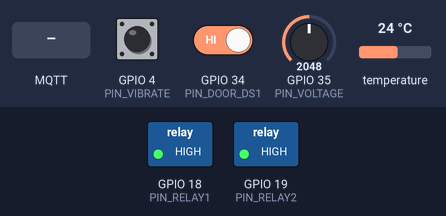
This sketch was run on a simulated ESP32. Shown: switched loads named in the sketch (green lamp = pin HIGH). Inputs (shaded band) come from the test bench; at power-on: GPIO 34 (PIN_DOOR_DS1) HIGH, GPIO 4 (PIN_VIBRATE) HIGH, GPIO 35 (PIN_VOLTAGE) = 2048, temperature 24 °C. WiFi joins after 1.5 s; servers stay silent unless stated; no MQTT or app messages arrive unless stated; what the sketch prints to the serial monitor is not drawn.

Above: at 1.1 s.
At 5.2 s:
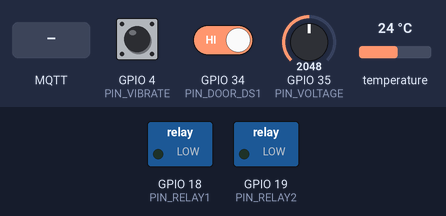
5.3 s: GPIO 34 (PIN_DOOR_DS1) driven LOW
9.3 s: MQTT message "1" arrives on the first subscribed topic
10.8 s: GPIO 4 (PIN_VIBRATE) pulled LOW for 0.15 s
12.4 s: MQTT message "on" arrives on the first subscribed topic
13.9 s: MQTT message "off" arrives on the first subscribed topic
Timing chart, 0 to 16.4 s (numbered marks = the images above; inputs shaded):
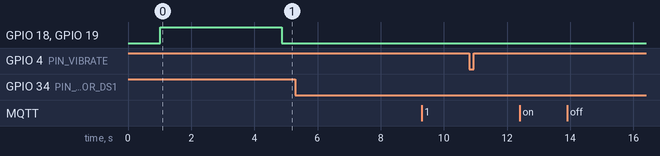

Measured:
- after the input at 5.3 s, every drawn part: stays the same
- after the input at 9.3 s, every drawn part: stays the same
- after the input at 10.8 s, every drawn part: stays the same
- after the input at 12.4 s, every drawn part: stays the same
- after the input at 13.9 s, every drawn part: stays the same

The sketch:

esp32_1_safety.ino
```cpp
/*
 * ================================================================
 * ESP32 #1 — SEC 1 (Safety) + SEC 4 (Appliances)
 * ================================================================
 */

#include <WiFi.h>
#include <WiFiClientSecure.h>
#include <PubSubClient.h>
#include <OneWire.h>
#include <DallasTemperature.h>

// ═══════════════════════════════════════════════════════════════
// CONFIGURATION
// ═══════════════════════════════════════════════════════════════
const char* WIFI_SSID = "YOUR_WIFI_SSID";
const char* WIFI_PASS = "YOUR_WIFI_PASSWORD";

const char* MQTT_HOST = "r6166b11.ala.us-east-1.emqxsl.com";
const int   MQTT_PORT = 8883;
const char* MQTT_USER = "industry";
const char* MQTT_PASS = "industry";
const char* MQTT_CID  = "industry-esp1";

// ═══════════════════════════════════════════════════════════════
// PINS
// ═══════════════════════════════════════════════════════════════
#define PIN_RELAY1      18    // Active LOW
#define PIN_RELAY2      19    // Active LOW
#define PIN_VIBRATE     4     // D4 vibration sensor
#define PIN_DOOR_DS1    34    // Door sensor
#define PIN_ONEWIRE     23    // DS18B20 temperature
#define PIN_VOLTAGE     35    // Voltage fluctuation monitoring

// ═══════════════════════════════════════════════════════════════
// SENSORS
// ═══════════════════════════════════════════════════════════════
OneWire oneWire(PIN_ONEWIRE);
DallasTemperature sensors(&oneWire);

// ═══════════════════════════════════════════════════════════════
// THRESHOLDS
// ═══════════════════════════════════════════════════════════════
#define TEMP_ALERT       55.0
#define TEMP_WARN        45.0
#define PUBLISH_EVERY    3000

// ═══════════════════════════════════════════════════════════════
// STATE
// ═══════════════════════════════════════════════════════════════
WiFiClientSecure wifiSecure;
PubSubClient mqttClient(wifiSecure);

bool relay1State = false;
bool relay2State = false;
bool priorityEnable = false;
bool sec4Enable = false;
bool inSafetyAlert = false;

unsigned long lastPublish = 0;

// ═══════════════════════════════════════════════════════════════
// RELAY CONTROL
// ═══════════════════════════════════════════════════════════════
void setRelay(uint8_t pin, bool on) {
  digitalWrite(pin, on ? LOW : HIGH);
}

// ═══════════════════════════════════════════════════════════════
// SAFETY ALERT SYSTEM
// ═══════════════════════════════════════════════════════════════
void triggerSafetyAlert(const char* reason) {
  if (!inSafetyAlert) {
    inSafetyAlert = true;
    Serial.printf("[🚨 SAFETY ALERT] %s\n", reason);

    char alertMsg[128];
    snprintf(alertMsg, 128, "ALERT:%s", reason);
    mqttClient.publish("industry/esp1/safety_alert", alertMsg, true);

    // Auto-activate safety relays
    setRelay(PIN_RELAY1, true);
    setRelay(PIN_RELAY2, true);
    relay1State = relay2State = true;
    mqttClient.publish("industry/esp1/relay18/state", "1", true);
    mqttClient.publish("industry/esp1/relay19/state", "1", true);
  }
}

void clearSafetyAlert() {
  if (inSafetyAlert) {
    inSafetyAlert = false;
    Serial.println("[✅ SAFETY] Alert cleared");
    mqttClient.publish("industry/esp1/safety_alert", "CLEAR", true);
  }
}

// ═══════════════════════════════════════════════════════════════
// MQTT CALLBACK
// ═══════════════════════════════════════════════════════════════
void mqttCallback(char* topic, byte* payload, unsigned int length) {
  String t(topic);
  char msg[64];
  memset(msg, 0, 64);
  for (unsigned int i = 0; i < min(length, (unsigned int)63); i++) {
    msg[i] = payload[i];
  }
  String v(msg);

  Serial.printf("[📥 MQTT] %s → %s\n", topic, msg);

  // Priority enable (SEC1)
  if (t == "industry/esp1/priority_enable") {
    priorityEnable = (v == "1");
    Serial.printf("[⚡ PRIORITY] SEC1 = %s\n", priorityEnable ? "ENABLED" : "DISABLED");

    if (!priorityEnable) {
      setRelay(PIN_RELAY1, false);
      setRelay(PIN_RELAY2, false);
      relay1State = relay2State = false;
      mqttClient.publish("industry/esp1/relay18/state", "0", true);
      mqttClient.publish("industry/esp1/relay19/state", "0", true);
    }
  }

  // SEC4 enable (Appliances - only EB)
  if (t == "industry/esp1/sec4_enable") {
    sec4Enable = (v == "1");
    mqttClient.publish("industry/esp1/appliance_status",
                       sec4Enable ? "ONLINE" : "OFFLINE", true);
    Serial.printf("[🏠 APPLIANCES] SEC4 = %s\n", sec4Enable ? "ENABLED" : "DISABLED");
  }

  // Safety Relay 18
  if (t == "industry/esp1/relay18/set") {
    if (!priorityEnable) {
      Serial.println("[❌ BLOCKED] SEC1 not enabled");
      return;
    }
    relay1State = (v == "1");
    setRelay(PIN_RELAY1, relay1State);
    mqttClient.publish("industry/esp1/relay18/state", relay1State ? "1" : "0", true);
    Serial.printf("[🔌 RELAY] PIN18 → %s\n", relay1State ? "ON" : "OFF");
  }

  // Safety Relay 19
  if (t == "industry/esp1/relay19/set") {
    if (!priorityEnable) {
      Serial.println("[❌ BLOCKED] SEC1 not enabled");
      return;
    }
    relay2State = (v == "1");
    setRelay(PIN_RELAY2, relay2State);
    mqttClient.publish("industry/esp1/relay19/state", relay2State ? "1" : "0", true);
    Serial.printf("[🔌 RELAY] PIN19 → %s\n", relay2State ? "ON" : "OFF");
  }

  // Appliance 18 (SEC4)
  if (t == "industry/esp1/app18/set") {
    if (!sec4Enable) {
      Serial.println("[❌ BLOCKED] SEC4 not enabled");
      return;
    }
    relay1State = (v == "1");
    setRelay(PIN_RELAY1, relay1State);
    mqttClient.publish("industry/esp1/relay18/state", relay1State ? "1" : "0", true);
  }

  // Appliance 19 (SEC4)
  if (t == "industry/esp1/app19/set") {
    if (!sec4Enable) {
      Serial.println("[❌ BLOCKED] SEC4 not enabled");
      return;
    }
    relay2State = (v == "1");
    setRelay(PIN_RELAY2, relay2State);
    mqttClient.publish("industry/esp1/relay19/state", relay2State ? "1" : "0", true);
  }
}

// ═══════════════════════════════════════════════════════════════
// SENSOR PUBLISHING
// ═══════════════════════════════════════════════════════════════
void publishSensors() {
  // Temperature
  sensors.requestTemperatures();
  float temp = sensors.getTempCByIndex(0);

  if (temp != DEVICE_DISCONNECTED_C) {
    char buf[16];
    dtostrf(temp, 4, 1, buf);
    mqttClient.publish("industry/esp1/temperature", buf, true);

    if (temp >= TEMP_ALERT) {
      triggerSafetyAlert("HIGH_TEMP");
    } else if (temp < TEMP_WARN && inSafetyAlert) {
      clearSafetyAlert();
    }

    Serial.printf("[🌡️ TEMP] %.1f°C\n", temp);
  } else {
    mqttClient.publish("industry/esp1/temperature", "ERR", false);
  }

  // Vibration (active LOW)
  bool vib = !digitalRead(PIN_VIBRATE);
  mqttClient.publish("industry/esp1/vibration", vib ? "ALERT" : "OK", true);
  if (vib) Serial.println("[📳 VIBRATION] ALERT");

  // Door Sensor
  bool door = !digitalRead(PIN_DOOR_DS1);
  mqttClient.publish("industry/esp1/ds1", door ? "OPEN" : "CLOSED", true);
  if (door) Serial.println("[🚪 DOOR] OPEN");

  // Voltage Fluctuation
  int adc = analogRead(PIN_VOLTAGE);
  float volt = adc * (3.3 / 4095.0) * 2;
  bool fluctHigh = (volt < 1.5 || volt > 2.8);
  mqttClient.publish("industry/esp1/fluctuation", fluctHigh ? "HIGH" : "NORMAL", true);

  if (fluctHigh) {
    triggerSafetyAlert("VOLTAGE_FLUCTUATION");
  }
}

// ═══════════════════════════════════════════════════════════════
// WIFI CONNECTION
// ═══════════════════════════════════════════════════════════════
void connectWiFi() {
  WiFi.begin(WIFI_SSID, WIFI_PASS);
  Serial.print("[📡 WiFi] Connecting");

  while (WiFi.status() != WL_CONNECTED) {
    delay(500);
    Serial.print(".");
  }

  Serial.println("\n[✅ WiFi] Connected: " + WiFi.localIP().toString());
}

// ═══════════════════════════════════════════════════════════════
// MQTT CONNECTION
// ═══════════════════════════════════════════════════════════════
void connectMQTT() {
  wifiSecure.setInsecure();
  mqttClient.setServer(MQTT_HOST, MQTT_PORT);
  mqttClient.setCallback(mqttCallback);
  mqttClient.setBufferSize(512);

  while (!mqttClient.connected()) {
    Serial.print("[🔌 MQTT] Connecting...");

    if (mqttClient.connect(MQTT_CID, MQTT_USER, MQTT_PASS,
                          "industry/esp1/status", 1, true, "OFFLINE")) {
      Serial.println(" ✅ Connected!");

      mqttClient.publish("industry/esp1/status", "ONLINE", true);

      // Subscribe to topics
      mqttClient.subscribe("industry/esp1/relay18/set", 1);
      mqttClient.subscribe("industry/esp1/relay19/set", 1);
      mqttClient.subscribe("industry/esp1/app18/set", 1);
      mqttClient.subscribe("industry/esp1/app19/set", 1);
      mqttClient.subscribe("industry/esp1/priority_enable", 1);
      mqttClient.subscribe("industry/esp1/sec4_enable", 1);

    } else {
      Serial.printf(" ❌ Failed rc=%d — retry in 3s\n", mqttClient.state());
      delay(3000);
    }
  }
}

// ═══════════════════════════════════════════════════════════════
// SETUP
// ═══════════════════════════════════════════════════════════════
void setup() {
  Serial.begin(115200);
  delay(1000);

  Serial.println("\n╔═══════════════════════════════════════════════════╗");
  Serial.println("║  ESP32 #1 — Safety (SEC1) + Appliances (SEC4)   ║");
  Serial.println("╚═══════════════════════════════════════════════════╝");

  // Pin setup
  pinMode(PIN_RELAY1, OUTPUT);
  pinMode(PIN_RELAY2, OUTPUT);
  pinMode(PIN_VIBRATE, INPUT_PULLUP);
  pinMode(PIN_DOOR_DS1, INPUT_PULLUP);

  // Default: relays OFF
  setRelay(PIN_RELAY1, false);
  setRelay(PIN_RELAY2, false);

  sensors.begin();

  connectWiFi();
  connectMQTT();

  Serial.println("[✅ INIT] ESP1 ready — waiting for retained MQTT messages...");
  delay(1500);
}

// ═══════════════════════════════════════════════════════════════
// LOOP
// ═══════════════════════════════════════════════════════════════
void loop() {
  if (WiFi.status() != WL_CONNECTED) connectWiFi();
  if (!mqttClient.connected()) connectMQTT();

  mqttClient.loop();

  unsigned long now = millis();
  if (now - lastPublish >= PUBLISH_EVERY) {
    lastPublish = now;
    if (mqttClient.connected()) {
      publishSensors();
    }
  }

  delay(10);
}
```
